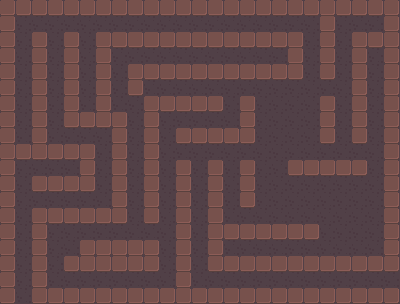

This is a level from a 2D game, rendered from its Tiled map with the project's own tilesets. A one-line summary and the complete map file follow:
An orthogonal 25x19 tile map with 16x16 px tiles, 2 tile layers (background, maze).

<map version="1.10" tiledversion="1.10.2" orientation="orthogonal" renderorder="right-down" width="25" height="19" tilewidth="16" tileheight="16" infinite="0" nextlayerid="5" nextobjectid="1">
 <tileset firstgid="1" name="standard_tiles" tilewidth="16" tileheight="16" tilecount="72" columns="9">
  <image source="full tilemap.png" width="144" height="128" />
 </tileset>
 <layer id="1" name="background" width="25" height="19">
  <data encoding="csv">
24,24,24,24,24,24,24,24,24,24,24,24,24,24,24,24,24,24,24,24,24,24,24,24,24,
24,24,24,24,24,24,24,24,24,24,24,24,24,24,24,24,24,24,24,24,24,24,24,24,24,
24,24,24,24,24,24,24,24,24,24,24,24,24,24,24,24,24,24,24,24,24,24,24,24,24,
24,24,24,24,24,24,24,24,24,24,24,24,24,24,24,24,24,24,24,24,24,24,24,24,24,
24,24,24,24,24,24,24,24,24,24,24,24,24,24,24,24,24,24,24,24,24,24,24,24,24,
24,24,24,24,24,24,24,24,24,24,24,24,24,24,24,24,24,24,24,24,24,24,24,24,24,
24,24,24,24,24,24,24,24,24,24,24,24,24,24,24,24,24,24,24,24,24,24,24,24,24,
24,24,24,24,24,24,24,24,24,24,24,24,24,24,24,24,24,24,24,24,24,24,24,24,24,
24,24,24,24,24,24,24,24,24,24,24,24,24,24,24,24,24,24,24,24,24,24,24,24,24,
24,24,24,24,24,24,24,24,24,24,24,24,24,24,24,24,24,24,24,24,24,24,24,24,24,
24,24,24,24,24,24,24,24,24,24,24,24,24,24,24,24,24,24,24,24,24,24,24,24,24,
24,24,24,24,24,24,24,24,24,24,24,24,24,24,24,24,24,24,24,24,24,24,24,24,24,
24,24,24,24,24,24,24,24,24,24,24,24,24,24,24,24,24,24,24,24,24,24,24,24,24,
24,24,24,24,24,24,24,24,24,24,24,24,24,24,24,24,24,24,24,24,24,24,24,24,24,
24,24,24,24,24,24,24,24,24,24,24,24,24,24,24,24,24,24,24,24,24,24,24,24,24,
24,24,24,24,24,24,24,24,24,24,24,24,24,24,24,24,24,24,24,24,24,24,24,24,24,
24,24,24,24,24,24,24,24,24,24,24,24,24,24,24,24,24,24,24,24,24,24,24,24,24,
24,24,24,24,24,24,24,24,24,24,24,24,24,24,24,24,24,24,24,24,24,24,24,24,24,
24,24,24,24,24,24,24,24,24,24,24,24,24,24,24,24,24,24,24,24,24,24,24,24,24
</data>
 </layer>
 <layer id="4" name="maze" width="25" height="19">
  <data encoding="csv">
13,13,13,13,13,13,13,13,13,13,13,13,13,13,13,13,13,13,13,13,13,13,13,13,13,
13,0,0,0,0,0,0,0,0,0,0,0,0,0,0,0,0,0,0,0,13,0,0,0,13,
13,0,13,0,13,0,13,13,13,13,13,13,13,13,13,13,13,13,13,0,13,0,13,13,13,
13,0,13,0,13,0,13,0,0,0,0,0,0,0,0,0,0,0,13,0,13,0,13,0,13,
13,0,13,0,13,0,13,0,13,13,13,13,13,13,13,13,13,13,13,0,13,0,13,0,13,
13,0,13,0,13,0,13,0,13,0,0,0,0,0,0,0,0,0,0,0,0,0,13,0,13,
13,0,13,0,13,0,13,0,0,13,13,13,13,13,0,13,0,0,0,0,13,0,13,0,13,
13,0,13,0,13,13,13,13,0,13,0,0,0,0,0,13,0,0,0,0,13,0,13,0,13,
13,0,13,0,0,0,0,13,0,13,0,13,13,13,13,13,0,0,0,0,13,0,13,0,13,
13,13,13,13,13,13,0,13,0,13,0,0,0,0,0,0,0,0,0,0,0,0,0,0,13,
13,0,0,0,0,13,0,13,0,13,0,13,0,13,0,13,0,0,13,13,13,13,13,0,13,
13,0,13,13,13,13,0,13,0,13,0,13,0,13,0,13,0,0,0,0,0,0,0,0,13,
13,0,0,0,0,0,0,13,0,13,0,13,0,13,0,13,0,0,0,0,0,0,0,0,13,
13,0,13,13,13,13,13,13,0,13,0,13,0,13,0,0,0,0,0,0,0,0,0,0,13,
13,0,13,0,0,0,0,0,0,0,0,13,0,13,13,13,13,13,13,13,0,0,0,0,13,
13,0,13,0,0,13,13,13,13,13,0,13,0,13,0,0,0,0,0,0,0,0,0,0,13,
13,0,13,0,13,13,13,13,13,13,0,13,0,13,13,13,13,13,13,13,13,13,13,13,13,
13,0,13,0,0,0,0,0,0,0,0,13,0,0,0,0,0,0,0,0,0,0,0,0,0,
13,0,13,13,13,13,13,13,13,13,13,13,13,13,13,13,13,13,13,13,13,13,13,13,13
</data>
 </layer>
</map>
